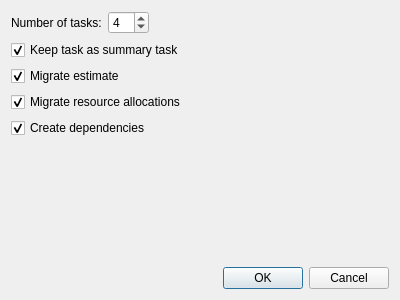
<?xml version="1.0" encoding="UTF-8"?>
<ui version="4.0">
 <class>KPlato::TaskSplitDialog</class>
 <widget class="QDialog" name="KPlato::TaskSplitDialog">
  <property name="geometry">
   <rect>
    <x>0</x>
    <y>0</y>
    <width>400</width>
    <height>300</height>
   </rect>
  </property>
  <property name="windowTitle">
   <string>Dialog</string>
  </property>
  <layout class="QVBoxLayout" name="verticalLayout">
   <item>
    <layout class="QHBoxLayout" name="horizontalLayout">
     <item>
      <widget class="QLabel" name="label">
       <property name="text">
        <string>Number of tasks:</string>
       </property>
      </widget>
     </item>
     <item>
      <widget class="QSpinBox" name="parts">
       <property name="minimum">
        <number>2</number>
       </property>
       <property name="value">
        <number>4</number>
       </property>
      </widget>
     </item>
     <item>
      <spacer name="horizontalSpacer">
       <property name="orientation">
        <enum>Qt::Horizontal</enum>
       </property>
       <property name="sizeHint" stdset="0">
        <size>
         <width>40</width>
         <height>20</height>
        </size>
       </property>
      </spacer>
     </item>
    </layout>
   </item>
   <item>
    <widget class="QCheckBox" name="keep">
     <property name="text">
      <string>Keep task as summary task</string>
     </property>
     <property name="checked">
      <bool>true</bool>
     </property>
    </widget>
   </item>
   <item>
    <widget class="QCheckBox" name="migrateEstimate">
     <property name="text">
      <string>Migrate estimate</string>
     </property>
     <property name="checked">
      <bool>true</bool>
     </property>
    </widget>
   </item>
   <item>
    <widget class="QCheckBox" name="migrateAllocations">
     <property name="text">
      <string>Migrate resource allocations</string>
     </property>
     <property name="checked">
      <bool>true</bool>
     </property>
    </widget>
   </item>
   <item>
    <widget class="QCheckBox" name="createDependencies">
     <property name="text">
      <string>Create dependencies</string>
     </property>
     <property name="checked">
      <bool>true</bool>
     </property>
    </widget>
   </item>
   <item>
    <spacer name="verticalSpacer">
     <property name="orientation">
      <enum>Qt::Vertical</enum>
     </property>
     <property name="sizeHint" stdset="0">
      <size>
       <width>20</width>
       <height>93</height>
      </size>
     </property>
    </spacer>
   </item>
   <item>
    <widget class="QDialogButtonBox" name="buttonBox">
     <property name="orientation">
      <enum>Qt::Horizontal</enum>
     </property>
     <property name="standardButtons">
      <set>QDialogButtonBox::Cancel|QDialogButtonBox::Ok</set>
     </property>
    </widget>
   </item>
  </layout>
 </widget>
 <resources/>
 <connections>
  <connection>
   <sender>buttonBox</sender>
   <signal>accepted()</signal>
   <receiver>KPlato::TaskSplitDialog</receiver>
   <slot>accept()</slot>
   <hints>
    <hint type="sourcelabel">
     <x>248</x>
     <y>254</y>
    </hint>
    <hint type="destinationlabel">
     <x>157</x>
     <y>274</y>
    </hint>
   </hints>
  </connection>
  <connection>
   <sender>buttonBox</sender>
   <signal>rejected()</signal>
   <receiver>KPlato::TaskSplitDialog</receiver>
   <slot>reject()</slot>
   <hints>
    <hint type="sourcelabel">
     <x>316</x>
     <y>260</y>
    </hint>
    <hint type="destinationlabel">
     <x>286</x>
     <y>274</y>
    </hint>
   </hints>
  </connection>
 </connections>
</ui>
